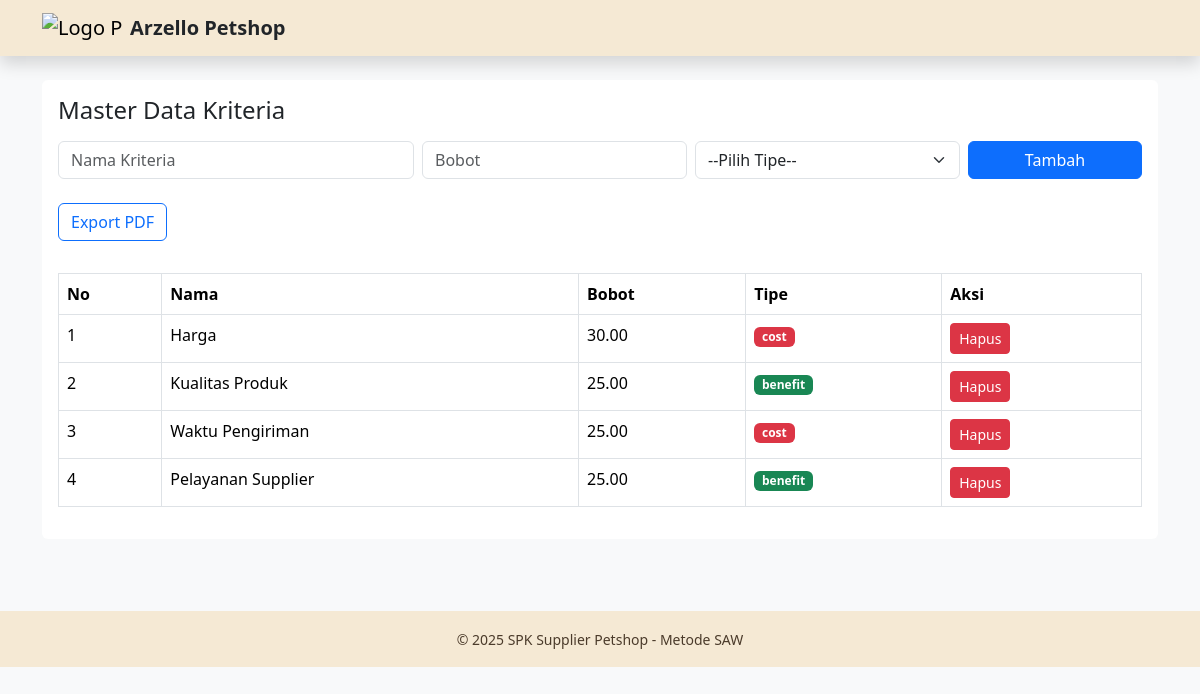
The page /views/pages/kriteria.php on the database its author committed.
### tables this page shows
CREATE TABLE `criteria` (
  `id` int(11) NOT NULL,
  `nama` varchar(100) NOT NULL,
  `type` enum('benefit','cost') NOT NULL,
  `bobot` decimal(5,2) NOT NULL
);

### views/pages/kriteria.php (the view, shortened to what this page needs)
<?php include "../../config/database.php"; ?>
<?php include "../layouts/header.php"; ?>
<div class="card border-0 shadow-soft">
  <div class="card-body">
    <div class="d-flex justify-content-between align-items-center mb-3">
      <h4 class="m-0">Master Data Kriteria</h4>
    </div>
    <form method="post" class="mb-4">
      <div class="row g-2">
        <div class="col-md-4">
          <input type="text" name="nama" class="form-control" placeholder="Nama Kriteria" required>
        </div>
        <div class="col-md-3">
          <input type="number" step="0.01" name="bobot" class="form-control" placeholder="Bobot" required>
        </div>
        <div class="col-md-3">
          <select name="type" class="form-select" required>
            <option value="">--Pilih Tipe--</option>
          </select>
        </div>
        <div class="col-md-2">
          <button type="submit" name="save" class="btn btn-primary w-100">Tambah</button>
        </div>
      </div>
    </form>
    <a href="?export=pdf" class="btn btn-outline-primary mb-3">Export PDF</a>
    <div class="table-responsive mt-3">
      <table class="table table-bordered">
        <thead>
          <tr><th>No</th><th>Nama</th><th>Bobot</th><th>Tipe</th><th>Aksi</th></tr>
        </thead>
        <tbody>
        <?php
          $no=1;
          $res = $conn->query("SELECT * FROM criteria ORDER BY id");
          while($r = $res->fetch_assoc()):
        ?>
          <tr>
            <td><?= $no++; ?></td>
            <td><?= htmlspecialchars($r['nama']); ?></td>
            <td><?= number_format($r['bobot'], 2); ?></td>
            <td>
              <span class="badge text-bg-<?= strtolower($r['type'])=='cost'?'danger':'success'; ?>">
                <?= htmlspecialchars($r['type']); ?>
              </span>
            </td>
            <td>
              <a href="?delete=<?= $r['id']; ?>"
                 onclick="return confirm('Yakin hapus kriteria ini?')"
                 class="btn btn-sm btn-danger">Hapus</a>
            </td>
          </tr>
        <?php endwhile; ?>
        </tbody>
      </table>
    </div>
  </div>
</div>
<?php include "../layouts/footer.php"; ?>

### rows shown on the page
criteria: nama "Harga", bobot "30.00", type "cost"
criteria: nama "Kualitas Produk", bobot "25.00", type "benefit"
criteria: nama "Waktu Pengiriman", bobot "25.00", type "cost"
criteria: nama "Pelayanan Supplier", bobot "25.00", type "benefit"
